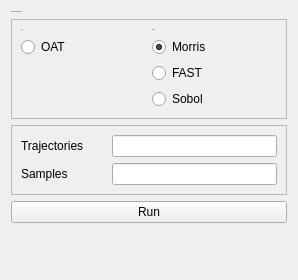
                    <widget class="QWidget" name="scrollAreaWidgetContents_20">
                     <property name="geometry">
                      <rect>
                       <x>0</x>
                       <y>0</y>
                       <width>298</width>
                       <height>280</height>
                      </rect>
                     </property>
                     <layout class="QGridLayout" name="gridLayout_36">
                      <item row="0" column="0">
                       <widget class="QLabel" name="label_126">
                        <property name="font">
                         <font>
                          <family>Georgia</family>
                          <pointsize>-1</pointsize>
                         </font>
                        </property>
                        <property name="text">
                         <string>Sensitivity analysis method</string>
                        </property>
                       </widget>
                      </item>
                      <item row="1" column="0">
                       <widget class="QFrame" name="frame_60">
                        <property name="frameShape">
                         <enum>QFrame::StyledPanel</enum>
                        </property>
                        <property name="frameShadow">
                         <enum>QFrame::Raised</enum>
                        </property>
                        <layout class="QGridLayout" name="gridLayout_85">
                         <item row="3" column="1">
                          <widget class="QRadioButton" name="sobol">
                           <property name="text">
                            <string>Sobol</string>
                           </property>
                          </widget>
                         </item>
                         <item row="2" column="1">
                          <widget class="QRadioButton" name="fast">
                           <property name="text">
                            <string>FAST</string>
                           </property>
                          </widget>
                         </item>
                         <item row="1" column="0">
                          <widget class="QRadioButton" name="oat">
                           <property name="text">
                            <string>OAT</string>
                           </property>
                           <property name="checked">
                            <bool>false</bool>
                           </property>
                          </widget>
                         </item>
                         <item row="1" column="1">
                          <widget class="QRadioButton" name="morris">
                           <property name="text">
                            <string>Morris</string>
                           </property>
                           <property name="checkable">
                            <bool>true</bool>
                           </property>
                           <property name="checked">
                            <bool>true</bool>
                           </property>
                          </widget>
                         </item>
                         <item row="0" column="1">
                          <widget class="QLabel" name="label_67">
                           <property name="font">
                            <font>
                             <family>Georgia</family>
                             <pointsize>-1</pointsize>
                            </font>
                           </property>
                           <property name="text">
                            <string>Global</string>
                           </property>
                          </widget>
                         </item>
                         <item row="0" column="0">
                          <widget class="QLabel" name="label_66">
                           <property name="font">
                            <font>
                             <family>Georgia</family>
                             <pointsize>-1</pointsize>
                            </font>
                           </property>
                           <property name="text">
                            <string>Local</string>
                           </property>
                          </widget>
                         </item>
                        </layout>
                       </widget>
                      </item>
                      <item row="2" column="0">
                       <widget class="QFrame" name="frame_12">
                        <property name="frameShape">
                         <enum>QFrame::StyledPanel</enum>
                        </property>
                        <property name="frameShadow">
                         <enum>QFrame::Raised</enum>
                        </property>
                        <layout class="QGridLayout" name="gridLayout_35">
                         <item row="1" column="0">
                          <layout class="QHBoxLayout" name="horizontalLayout_123">
                           <item>
                            <widget class="QLabel" name="label_127">
                             <property name="minimumSize">
                              <size>
                               <width>85</width>
                               <height>0</height>
                              </size>
                             </property>
                             <property name="text">
                              <string>Samples</string>
                             </property>
                            </widget>
                           </item>
                           <item>
                            <widget class="QLineEdit" name="samples">
                             <property name="alignment">
                              <set>Qt::AlignCenter</set>
                             </property>
                            </widget>
                           </item>
                          </layout>
                         </item>
                         <item row="0" column="0">
                          <layout class="QHBoxLayout" name="horizontalLayout_122">
                           <item>
                            <widget class="QLabel" name="label_125">
                             <property name="minimumSize">
                              <size>
                               <width>85</width>
                               <height>0</height>
                              </size>
                             </property>
                             <property name="text">
                              <string>Trajectories</string>
                             </property>
                            </widget>
                           </item>
                           <item>
                            <widget class="QLineEdit" name="trajectories">
                             <property name="alignment">
                              <set>Qt::AlignCenter</set>
                             </property>
                            </widget>
                           </item>
                          </layout>
                         </item>
                        </layout>
                       </widget>
                      </item>
                      <item row="3" column="0">
                       <widget class="QPushButton" name="accept">
                        <property name="text">
                         <string>Run</string>
                        </property>
                       </widget>
                      </item>
                      <item row="4" column="0">
                       <spacer name="verticalSpacer_11">
                        <property name="orientation">
                         <enum>Qt::Vertical</enum>
                        </property>
                        <property name="sizeHint" stdset="0">
                         <size>
                          <width>20</width>
                          <height>40</height>
                         </size>
                        </property>
                       </spacer>
                      </item>
                     </layout>
                    </widget>
